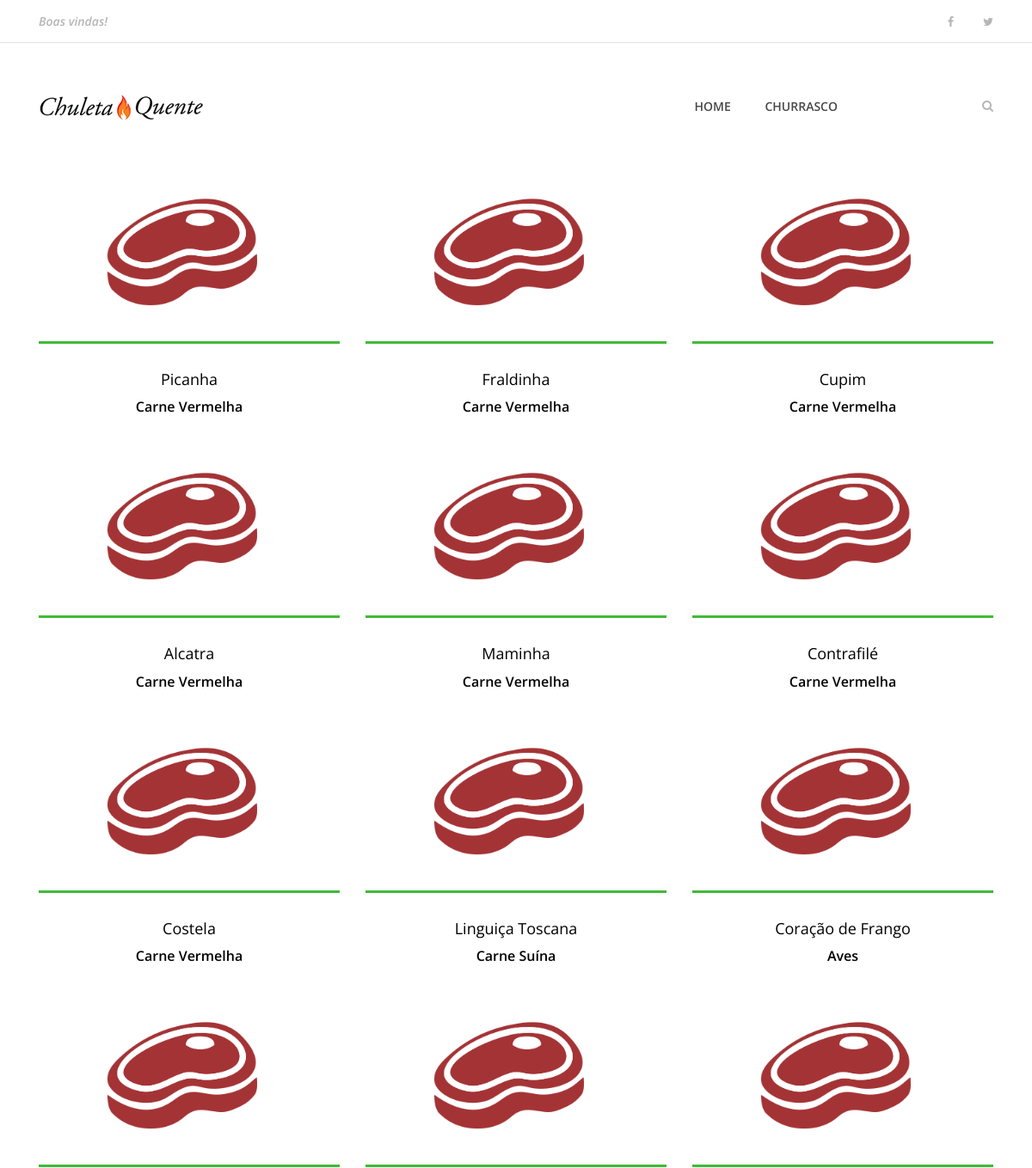
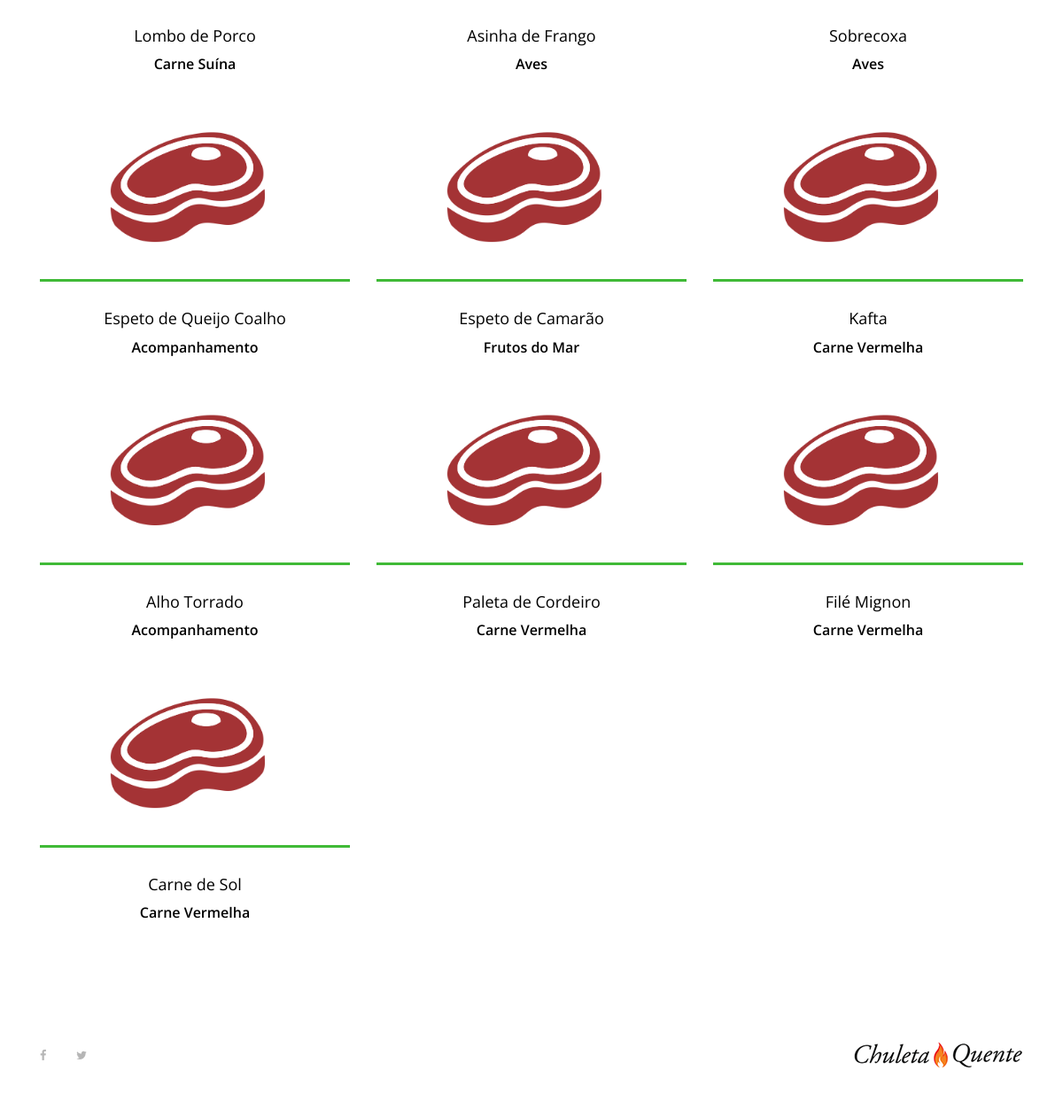
The page / on the database its author committed (2 pictures, top to bottom).
### churras/models.py (models this page shows, shortened)
class Prato(models.Model):
    nome_prato = models.CharField(max_length=100)
    ingredientes = models.TextField()
    modo_preparo = models.CharField()
    tempo_preparo = models.IntegerField(max_length=100)
    rendimento = models.CharField(max_length=10)
    categoria = models.CharField(max_length=100)
    data_prato = models.DateTimeField(default=datetime.now, blank=True)
    funcionario = models.ForeignKey(Funcionario, on_delete=models.CASCADE)
    publicado = models.BooleanField(default=False)
    foto_prato = models.ImageField(upload_to='pratos/%Y/%m/%d', blank=True)

### churras/views.py (the view)
# urls.py: path('', index),
def index(request):
    lista_pratos = Prato.objects.all()
    return render(request, 'index.html', {'lista_pratos': lista_pratos})

### churras/templates/index.html (shortened to what this page needs)
{% extends "base.html" %}
{% load static %}
{% block content %}
</head>
<body>
    {% include "partials/menu.html" %}
    <section class="best-receipe-area">
        <div class="container">
            <div class="row">
                {% for prato in lista_pratos %}
                <div class="col-12 col-sm-6 col-lg-4">
                    <div class="single-best-receipe-area mb-30">
                        <img src={% static "img/bg-img/foto_receita.png" %} alt="">
                        <div class="receipe-content">
                            <a href="{% url 'churrasco' prato.id %}">
                                <h5>{{ prato.nome_prato }}</h5>
                                <h6>{{prato.categoria}}</h6>
                            </a>
                        </div>
                    </div>
                </div>
                {% endfor %}
            </div>
        </div>
    </section>
    {% include "partials/footer.html" %}
    {% endblock %}

### churras/templates/base.html (shortened to what this page needs)
{% load static %}
<!DOCTYPE html>
<html lang="pt-br">
<head>
    <link rel="stylesheet" href={% static "site.css" %} >
    {% block content %} {% endblock  %}
</body>
</html>

### churras/templates/partials/menu.html (shortened to what this page needs)
    {% load static %}
    <header class="header-area">
        <div class="top-header-area">
            <div class="container h-100">
                <div class="row h-100 align-items-center justify-content-between">
                    <div class="col-12 col-sm-6">
                        <div class="breaking-news">
                            <div id="breakingNewsTicker" class="ticker">
                                <ul>
                                    <li><a href="">Boas vindas!</a></li>
                                </ul>
                            </div>
                        </div>
                    </div>
                    <div class="col-12 col-sm-6">
                        <div class="top-social-info text-right">
                            <a href=""><i class="fa fa-facebook" aria-hidden="true"></i></a>
                            <a href=""><i class="fa fa-twitter" aria-hidden="true"></i></a>
                        </div>
                    </div>
                </div>
            </div>
        </div>
        <div class="delicious-main-menu">
            <div class="classy-nav-container breakpoint-off">
                <div class="container">
                    <nav class="classy-navbar justify-content-between" id="deliciousNav">
                        <a class="nav-brand" href="/"><img src={% static "img/core-img/logo.png" %} alt=""></a>
                        <div class="classy-menu">
                            <div class="classynav">
                                <ul>
                                    <li><a href="/">Home</a></li>
                                    <li><a href="/churrasco">Churrasco</a></li>
                                </ul>
                                <div class="search-btn">
                                    <i class="fa fa-search" aria-hidden="true"></i>
                                </div>
                            </div>
                        </div>
                    </nav>
                </div>
            </div>
        </div>
    </header>

### churras/templates/partials/footer.html
{% load static %}
  <footer class="footer-area">
    <div class="container h-100">
        <div class="row h-100">
            <div class="col-12 h-100 d-flex flex-wrap align-items-center justify-content-between">
                <div class="footer-social-info text-right">
                    <a href="#"><i class="fa fa-facebook" aria-hidden="true"></i></a>
                    <a href="#"><i class="fa fa-twitter" aria-hidden="true"></i></a>
                </div>
                <div class="footer-logo">
                    <a href="#"><img src={% static "img/core-img/logo.png" %} alt=""></a>
                </div>
            </div>
        </div>
    </div>
</footer>

### static/site.css (style rules this page uses)
* { margin: 0; padding: 0; }
body { font-family: 'Open Sans', sans-serif; font-size: 14px; }
h1, h2, h3, h4, h5, h6 { color: #000000; line-height: 1.3; font-weight: 600; }
a, a:hover, a:focus { -webkit-transition-duration: 500ms; transition-duration: 500ms; text-decoration: none; outline: 0 solid transparent; color: #000000; font-weight: 600; font-size: 14px; color: #474747; }
ul, ol { margin: 0; }
ul li, ol li { list-style: none; }
img { height: auto; max-width: 100%; }
.mb-30 { margin-bottom: 30px !important; }
.header-area { position: relative; z-index: 100; width: 100%; }
.header-area .top-header-area { width: 100%; height: 50px; background-color: #ffffff; border-bottom: 1px solid #dddee9; }
.header-area .top-header-area .breaking-news { position: relative; z-index: 1; }
.header-area .top-header-area .breaking-news .ticker { width: 100%; text-align: left; position: relative; overflow: hidden; }
.header-area .top-header-area .breaking-news .ticker ul { width: 100%; position: relative; z-index: 1; }
.header-area .top-header-area .breaking-news .ticker ul li { display: none; width: 100%; }
.header-area .top-header-area .breaking-news .ticker ul li a { font-size: 14px; color: #b6b6b6; font-style: italic; }
.header-area .top-header-area .top-social-info a { display: inline-block; color: #b6b6b6; font-size: 13px; margin-right: 30px; }
.header-area .top-header-area .top-social-info a:last-child { margin-right: 0; }
.header-area .delicious-main-menu { position: relative; width: 100%; z-index: 100; height: 145px; }
.header-area .delicious-main-menu .classy-nav-container { background-color: transparent; }
.header-area .delicious-main-menu .classy-navbar { height: 145px; padding: 0; }
.header-area .delicious-main-menu .classy-navbar .classynav ul li a { font-weight: 600; }
.header-area .delicious-main-menu .classy-navbar .classynav > ul > li > a { text-transform: uppercase; padding: 12px 18px 11px; background-color: transparent; border-bottom: 3px solid transparent; line-height: 1; color: #474747; font-weight: 600; }
.header-area .delicious-main-menu .classynav .search-btn { color: #b6b6b6; margin-left: 150px; cursor: pointer; -webkit-transition-duration: 500ms; transition-duration: 500ms; }
.header-area .delicious-main-menu .classynav .search-btn i { -webkit-transition-duration: 500ms; transition-duration: 500ms; }
.best-receipe-area { position: relative; z-index: 1; padding-bottom: 50px; }
.single-best-receipe-area { position: relative; z-index: 1; }
.single-best-receipe-area img { border-bottom: 3px solid #40ba37; }
.single-best-receipe-area .receipe-content { padding-top: 30px; text-align: center; }
.single-best-receipe-area .receipe-content h5 { font-size: 18px; margin-bottom: 10px; font-weight: 400; -webkit-transition-duration: 500ms; transition-duration: 500ms; }
.footer-area { position: relative; z-index: 1; width: 100%; height: 140px; background-color: #ffffff; }
.footer-area .footer-social-info { padding-right: 15px; }
.footer-area .footer-social-info a { display: inline-block; color: #b6b6b6; font-size: 13px; margin-right: 30px; }
.footer-area .footer-social-info a:last-child { margin-right: 0; }

### rows shown on the page
Prato: nome_prato "Picanha", categoria "Carne Vermelha"
Prato: nome_prato "Fraldinha", categoria "Carne Vermelha"
Prato: nome_prato "Cupim", categoria "Carne Vermelha"
Prato: nome_prato "Alcatra", categoria "Carne Vermelha"
Prato: nome_prato "Maminha", categoria "Carne Vermelha"
Prato: nome_prato "Contrafilé", categoria "Carne Vermelha"
Prato: nome_prato "Costela", categoria "Carne Vermelha"
Prato: nome_prato "Linguiça Toscana", categoria "Carne Suína"
Prato: nome_prato "Coração de Frango", categoria "Aves"
Prato: nome_prato "Lombo de Porco", categoria "Carne Suína"
Prato: nome_prato "Asinha de Frango", categoria "Aves"
Prato: nome_prato "Sobrecoxa", categoria "Aves"
Prato: nome_prato "Espeto de Queijo Coalho", categoria "Acompanhamento"
Prato: nome_prato "Espeto de Camarão", categoria "Frutos do Mar"
Prato: nome_prato "Kafta", categoria "Carne Vermelha"
Prato: nome_prato "Alho Torrado", categoria "Acompanhamento"
Prato: nome_prato "Paleta de Cordeiro", categoria "Carne Vermelha"
Prato: nome_prato "Filé Mignon", categoria "Carne Vermelha"
Prato: nome_prato "Carne de Sol", categoria "Carne Vermelha"
